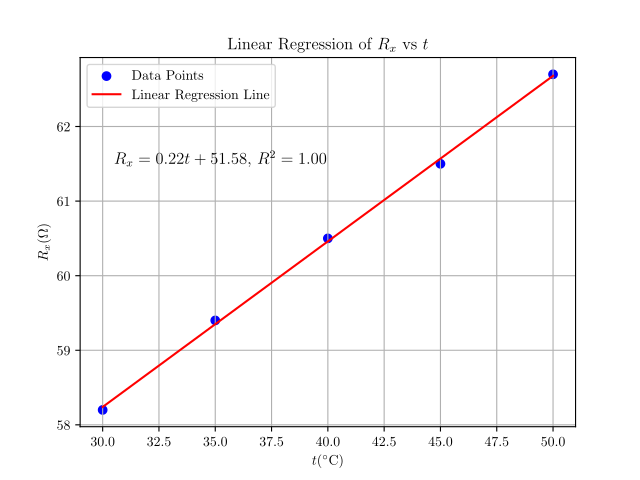

Source code (Python):
import numpy as np
import matplotlib.pyplot as plt
from sklearn.linear_model import LinearRegression
import matplotlib

plt.rcParams.update({
    "text.usetex": True,
    "font.family": "CMU Serif",
})
matplotlib.rcParams['mathtext.fontset'] = 'stix'
# Data
y = np.array([58.2, 59.4, 60.5, 61.5, 62.7])
x = np.array([30, 35, 40, 45, 50]).reshape(-1, 1)
# Perform linear regression
model = LinearRegression()
model.fit(x, y)
# Get the slope and intercept of the line best fit
slope = model.coef_[0]
intercept = model.intercept_
print(f"Slope: {slope}")

# Get the R^2 value
r_squared = model.score(x, y)

# Generate predictions
y_pred = model.predict(x)

# Plotting
plt.scatter(x, y, color='blue', label='Data Points')
plt.plot(x, y_pred, color='red', label='Linear Regression Line')
plt.title('Linear Regression of $R_x$ vs $t$')
plt.ylabel('$R_x (\\mathrm{\\Omega})$')
plt.xlabel('$t \\mathrm{(^\\circ C)}$')
plt.legend()
plt.grid()

# Add the equation of the line
plt.text(30.5, 61.5, f"$R_x = {slope:.2f}t + {intercept:.2f}$, $R^2 = {r_squared:.2f}$", fontsize=12)

plt.savefig("plot4.pdf")
